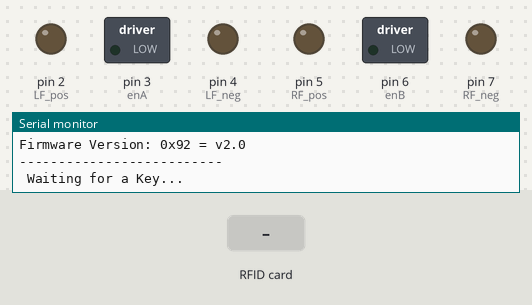
A sketch run on a simulated Arduino Uno, built with avr-gcc and run on an emulated ATmega328P. On the bench: switched loads named in the sketch (green lamp = pin HIGH), output pins drawn as LEDs (lit = HIGH), the last lines printed to the serial monitor. The inputs (shaded band) are chosen by the test bench. Pins used as bus, display or sensor lines are not drawn.

Above: at 1.2 s.
1.3 s: RFID card 4F 10 91 B9 held to the reader
At 1.9 s:
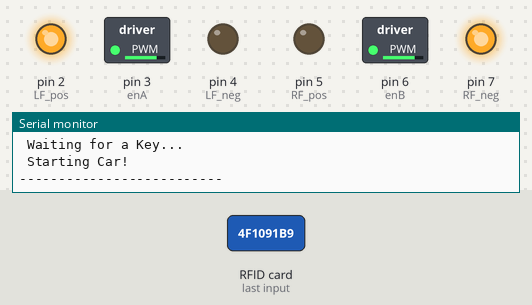
At 6.2 s:
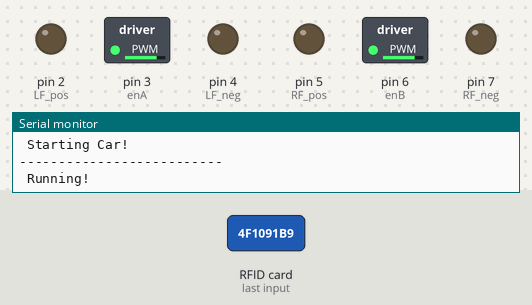
6.8 s: RFID card 5E 7A 19 C4 held to the reader
Timing chart, 0 to 9.8 s (numbered marks = the images above; inputs shaded):
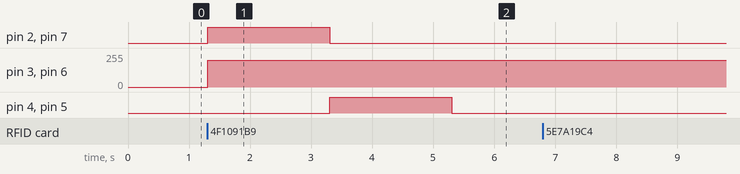

Measured:
- after the input at 1.3 s, pin 2 (LF_pos), pin 7 (RF_neg): LOW → HIGH at once, → LOW 2.0 s later; pin 3 (enA), pin 6 (enB): 0/255 → 200/255 at once; pin 4 (LF_neg), pin 5 (RF_pos): LOW → HIGH after 2.0 s, → LOW 2.0 s later

The sketch:

keyFobStartFWD.ino
```cpp
/************************************************************************************
 * Created By: Harrison Lavins
 * Created On: December 16, 2023

 Final project for ET 5100
 **********************************************************************************/

#include <SPI.h>
#include <MFRC522.h>

// ------- Setup for Key Reader ----------

#define SS_PIN 10
#define RST_PIN 9

byte readCard[4];
const String MasterTag = "4F1091B9"; //Master key fob ID
String tagID = "";

// Create class instances
MFRC522 mfrc522(SS_PIN, RST_PIN);


// ------- Setup for Motor Drivers (Front-Wheel Drive only) ----------
// connect motor controller pins to Arduino digital pins
// motor one - Left Front
int enA = 3; // PWM pin
int LF_pos = 2;
int LF_neg = 4;
// motor two - Right Front
int enB = 6; // PWM pin
int RF_neg = 7;
int RF_pos = 5;


// setup() function
void setup()
{
 // Setup for motor drivers
  // set all the motor control pins to outputs
  pinMode(enA, OUTPUT);
  pinMode(enB, OUTPUT);

  pinMode(LF_pos, OUTPUT);
  pinMode(LF_neg, OUTPUT);
  pinMode(RF_neg, OUTPUT);
  pinMode(RF_pos, OUTPUT);


  // Setup for key reader
  Serial.begin(9600);
  SPI.begin();

  mfrc522.PCD_Init();
  delay(4);
  //Show details of Card Reader
  mfrc522.PCD_DumpVersionToSerial();

  Serial.println("--------------------------");
  Serial.println(" Waiting for a Key... ");
}

void forward() {
  //turn on Left Front motor
  digitalWrite(LF_pos, HIGH);
  digitalWrite(LF_neg, LOW);
  analogWrite(enA, 200);   //set speed to 200 out of possible range 0-255

  //turn on Right Front motor
  digitalWrite(RF_neg, HIGH);
  digitalWrite(RF_pos, LOW);
  analogWrite(enB, 200);   // set speed to 200 out of possible range 0-255
}

void reverse() {
  digitalWrite(LF_pos, LOW);
  digitalWrite(LF_neg, HIGH);
  digitalWrite(RF_neg, LOW);
  digitalWrite(RF_pos, HIGH);
}

void run()
{
  //this function will run the motors in both directions at a fixed speed
  forward();
  delay(2000);

  //now change motor directions
  reverse();
  delay(2000);

//now turn off motors
  digitalWrite(LF_pos, LOW); //front
  digitalWrite(LF_neg, LOW);
  digitalWrite(RF_neg, LOW);
  digitalWrite(RF_pos, LOW);
}


// loop() function
void loop()
{
  //----------------------------------------------------------------------
  //Wait until new tag is available
  while (getID()) {

    if (tagID == MasterTag){
      Serial.println(" Starting Car!");
      Serial.println("--------------------------");
       // Start the car
       run();
      Serial.println(" Running! ");
    }

    else{
      Serial.println(" Invalid Key!");
      Serial.println("--------------------------");
    }

    delay(2000);
    Serial.println(" Waiting for a Key... ");
  }
  //----------------------------------------------------------------------
}

// getID() function
// Read new tag if available
boolean getID()
{
  // Getting ready for Reading PICCs
  //If a new PICC placed to RFID reader continue
  if ( ! mfrc522.PICC_IsNewCardPresent()) {
    return false;
  }
  //Since a PICC placed get Serial and continue
  if ( ! mfrc522.PICC_ReadCardSerial()) {
  return false;
  }
  tagID = "";
  // The MIFARE PICCs that we use have 4 byte UID
  for ( uint8_t i = 0; i < 4; i++) {
  // Adds the 4 bytes in a single String variable
  tagID.concat(String(mfrc522.uid.uidByte[i], HEX));
  }

  tagID.toUpperCase();
  mfrc522.PICC_HaltA(); // Stop reading
  return true;

}
```
